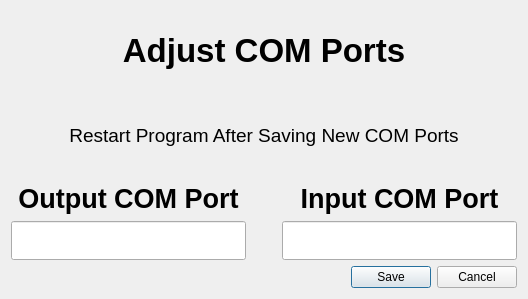
<?xml version="1.0" encoding="UTF-8"?>
<ui version="4.0">
 <class>UpdateCOMPorts</class>
 <widget class="QDialog" name="UpdateCOMPorts">
  <property name="geometry">
   <rect>
    <x>0</x>
    <y>0</y>
    <width>528</width>
    <height>299</height>
   </rect>
  </property>
  <property name="maximumSize">
   <size>
    <width>16777215</width>
    <height>700</height>
   </size>
  </property>
  <property name="windowTitle">
   <string>Dialog</string>
  </property>
  <layout class="QVBoxLayout" name="verticalLayout_3">
   <item>
    <widget class="QLabel" name="label_3">
     <property name="minimumSize">
      <size>
       <width>462</width>
       <height>0</height>
      </size>
     </property>
     <property name="font">
      <font>
       <pointsize>25</pointsize>
       <bold>true</bold>
      </font>
     </property>
     <property name="text">
      <string>Adjust COM Ports</string>
     </property>
     <property name="alignment">
      <set>Qt::AlignCenter</set>
     </property>
    </widget>
   </item>
   <item>
    <widget class="QLabel" name="label_4">
     <property name="font">
      <font>
       <pointsize>14</pointsize>
      </font>
     </property>
     <property name="text">
      <string>Restart Program After Saving New COM Ports</string>
     </property>
     <property name="alignment">
      <set>Qt::AlignCenter</set>
     </property>
    </widget>
   </item>
   <item>
    <layout class="QHBoxLayout" name="horizontalLayout">
     <item>
      <layout class="QVBoxLayout" name="verticalLayout">
       <item>
        <widget class="QLabel" name="label">
         <property name="font">
          <font>
           <pointsize>20</pointsize>
           <bold>true</bold>
          </font>
         </property>
         <property name="text">
          <string>Output COM Port</string>
         </property>
         <property name="alignment">
          <set>Qt::AlignCenter</set>
         </property>
        </widget>
       </item>
       <item>
        <widget class="QLineEdit" name="lineEditOutputCOM">
         <property name="font">
          <font>
           <pointsize>20</pointsize>
          </font>
         </property>
        </widget>
       </item>
      </layout>
     </item>
     <item>
      <spacer name="horizontalSpacer">
       <property name="orientation">
        <enum>Qt::Horizontal</enum>
       </property>
       <property name="sizeHint" stdset="0">
        <size>
         <width>40</width>
         <height>20</height>
        </size>
       </property>
      </spacer>
     </item>
     <item>
      <layout class="QVBoxLayout" name="verticalLayout_2">
       <item>
        <widget class="QLabel" name="label_2">
         <property name="font">
          <font>
           <pointsize>20</pointsize>
           <bold>true</bold>
          </font>
         </property>
         <property name="text">
          <string>Input COM Port</string>
         </property>
         <property name="alignment">
          <set>Qt::AlignCenter</set>
         </property>
        </widget>
       </item>
       <item>
        <widget class="QLineEdit" name="lineEditInputCOM">
         <property name="font">
          <font>
           <pointsize>20</pointsize>
          </font>
         </property>
        </widget>
       </item>
      </layout>
     </item>
    </layout>
   </item>
   <item>
    <widget class="QDialogButtonBox" name="buttonBox">
     <property name="orientation">
      <enum>Qt::Horizontal</enum>
     </property>
     <property name="standardButtons">
      <set>QDialogButtonBox::Cancel|QDialogButtonBox::Save</set>
     </property>
    </widget>
   </item>
  </layout>
 </widget>
 <resources/>
 <connections>
  <connection>
   <sender>buttonBox</sender>
   <signal>accepted()</signal>
   <receiver>UpdateCOMPorts</receiver>
   <slot>accept()</slot>
   <hints>
    <hint type="sourcelabel">
     <x>248</x>
     <y>254</y>
    </hint>
    <hint type="destinationlabel">
     <x>157</x>
     <y>274</y>
    </hint>
   </hints>
  </connection>
  <connection>
   <sender>buttonBox</sender>
   <signal>rejected()</signal>
   <receiver>UpdateCOMPorts</receiver>
   <slot>reject()</slot>
   <hints>
    <hint type="sourcelabel">
     <x>316</x>
     <y>260</y>
    </hint>
    <hint type="destinationlabel">
     <x>286</x>
     <y>274</y>
    </hint>
   </hints>
  </connection>
 </connections>
</ui>
